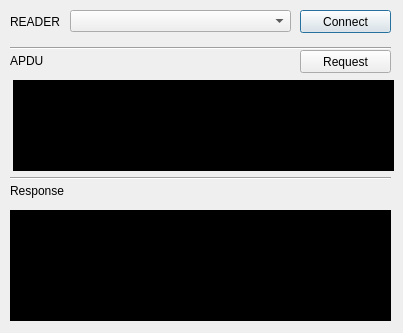
<?xml version="1.0" encoding="UTF-8"?>
<ui version="4.0">
 <class>Dialog</class>
 <widget class="QDialog" name="Dialog">
  <property name="geometry">
   <rect>
    <x>0</x>
    <y>0</y>
    <width>403</width>
    <height>333</height>
   </rect>
  </property>
  <property name="windowTitle">
   <string>CardReader</string>
  </property>
  <widget class="QComboBox" name="cb_readers">
   <property name="geometry">
    <rect>
     <x>70</x>
     <y>10</y>
     <width>221</width>
     <height>22</height>
    </rect>
   </property>
  </widget>
  <widget class="QLabel" name="label">
   <property name="geometry">
    <rect>
     <x>10</x>
     <y>11</y>
     <width>56</width>
     <height>21</height>
    </rect>
   </property>
   <property name="text">
    <string>READER</string>
   </property>
  </widget>
  <widget class="QPushButton" name="pb_connect">
   <property name="geometry">
    <rect>
     <x>300</x>
     <y>10</y>
     <width>91</width>
     <height>23</height>
    </rect>
   </property>
   <property name="text">
    <string>Connect</string>
   </property>
  </widget>
  <widget class="QTextBrowser" name="tb_response">
   <property name="geometry">
    <rect>
     <x>10</x>
     <y>210</y>
     <width>381</width>
     <height>111</height>
    </rect>
   </property>
   <property name="styleSheet">
    <string notr="true">background-color: rgb(0, 0, 0);
font: 9pt &quot;Arial&quot;;
color: rgb(255, 255, 255);</string>
   </property>
  </widget>
  <widget class="Line" name="line">
   <property name="geometry">
    <rect>
     <x>10</x>
     <y>170</y>
     <width>381</width>
     <height>16</height>
    </rect>
   </property>
   <property name="orientation">
    <enum>Qt::Horizontal</enum>
   </property>
  </widget>
  <widget class="QLabel" name="label_2">
   <property name="geometry">
    <rect>
     <x>10</x>
     <y>180</y>
     <width>71</width>
     <height>21</height>
    </rect>
   </property>
   <property name="text">
    <string>Response</string>
   </property>
  </widget>
  <widget class="QTextEdit" name="te_apdu">
   <property name="geometry">
    <rect>
     <x>13</x>
     <y>80</y>
     <width>381</width>
     <height>91</height>
    </rect>
   </property>
   <property name="styleSheet">
    <string notr="true">background-color: rgb(0, 0, 0);
font: 9pt &quot;Arial&quot;;
color: rgb(255, 255, 255);</string>
   </property>
  </widget>
  <widget class="Line" name="line_2">
   <property name="geometry">
    <rect>
     <x>10</x>
     <y>40</y>
     <width>381</width>
     <height>16</height>
    </rect>
   </property>
   <property name="orientation">
    <enum>Qt::Horizontal</enum>
   </property>
  </widget>
  <widget class="QLabel" name="label_3">
   <property name="geometry">
    <rect>
     <x>10</x>
     <y>50</y>
     <width>71</width>
     <height>21</height>
    </rect>
   </property>
   <property name="text">
    <string>APDU</string>
   </property>
  </widget>
  <widget class="QPushButton" name="pb_req">
   <property name="geometry">
    <rect>
     <x>300</x>
     <y>50</y>
     <width>91</width>
     <height>23</height>
    </rect>
   </property>
   <property name="text">
    <string>Request</string>
   </property>
  </widget>
 </widget>
 <resources/>
 <connections/>
</ui>
